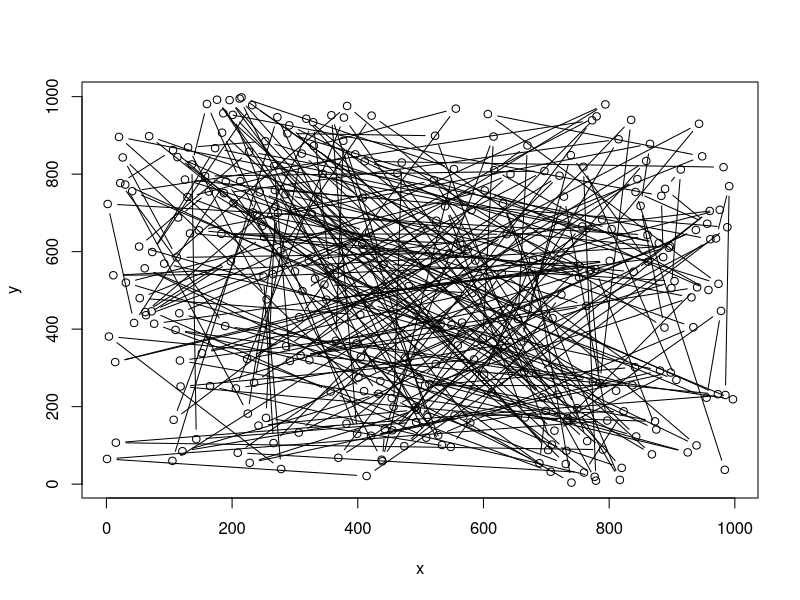

The R script that drew this image: (Note: this script raises an error after producing the figure.)
###########################################
# Description
################

# The Travelling Salesman Problem (TSP) is one of the most intensively studied problems in optimizations research. 

# The problem is formulated as follows:
# Given a list of cities and the pairiwse distances between each city, what is the shortest possible 
# route that connects each city exactly once

# Despite it's easy problem formulation, the TSP is NP-hard and computationally expensive. 
# It is possible that the running time for any algorithm for the TSP increases superpolynomially with the number of cities/nodes

# Here I list several methods which attempt to 'solve' the TSP
# 1) Brutue Forcing - Consider all n! possible routes and choose the one which minimizes the total travelled distance.
# 2) Nearest Neighbour - Beginning with an initial node, iteratively pick the next subsequent node as the node which is closest to the previous node 
# 3) 2 opt - Beginning with an initial route, randomly permute two nodes and accept the new route only if the total distance is minimized 
# 4) Simmulated Anealling - An extension to local descent algorithms with the ability to escape local minima. 
#                           Local minima are escaped through the use of a decaying temperature + acceptance function in which 'worse' solutions are accepted
#                           as intermediary routes with probability roughly proportional to the change in cost function between iterations and 
#                           roughly inversely proportional to the number of iterations  

# Method 1 is compuationally prohibitive for any non-small n and therefore is not considered in this syntax. 
# Method 2 by far offers the quickest solution which reasonably approximates the global solution. However is known to produce local minima.
# Method 3 is a 'greedy' local descent algorithm which iteratively improves the route and will in the long term produce a more optimal solution than method 2
# Method 4 is the slowest, however with the addition of an acceptance function (similar to the Metropolis Hastings Algorithm), has the unique ability to escape local minima.
# Typically method 2 is used to build an iniial framework/route that feeds into more advanced methods. 
# However here I have coded simulated annealing without Nearest Neighbour boosting due to the desire of producing animations that resolve a reasonable solution
# from an initialy poor route choice
 
# Note that in this syntax I have sacrificed some computation speed in order to produce live plot animations of how the route and cost function are changing over time.
# However by updating the plot only once every 0.1 seconds if an improved solution is available, I have greatly reduced the computation burden.
# After running a few microbenchmarks, the bottleneck is in computation of the total distance
#################################################

cities <- 300 
df <- data.frame(x = sample(1000, cities), y = sample(1000, cities))
plot(df, type = 'b')

# Create a reference distance matrix to efficiently calculate the total distance of new candidate routes
dist_mtx <- as.matrix(dist(df))

# Compute the total distance given the ordering of the cities in the path
distance <- function(order){
  total_distance <- 0
  for (i in 1:(length(order)-1)) {
    total_distance <- total_distance + dist[order[i], order[i+1]]
  }
  return(total_distance)
} 
# Evaluation of the distance function takes 0.2 milliseconds for n = 300 cities. Execution takes 0.6 milliseconds without use of a distance matrix 
# This is a bottleneck. Roughly 90% of computation time during each iteration in the while() loop is spent computing total distance

# Create an efficient 2-opt route permutation function. Note compared to other random permutations, 2-opt is incredibly powerful
swap1 <- function(order){
  pos1 <- sample(2:(cities-2), 1)
  pos2 <- sample({1:(cities-1)}[-c(pos1-1, pos1, pos1+1)], 1)
  l <- min(pos1, pos2)
  u <- max(pos1, pos2)
  return(order[c(1:l, u:(l+1), (u+1):cities)])
} # Execution takes 0.016 milliseconds and speed seems mostly independent of n.

# Create the Simulated Annealing acceptance function which returns the the probability of accepting a 'worse' intermediary solution 
accptFun <- function(delE, t) {
  return(1/(1+exp(delE/t)))
}

# Initialization
t = 1e4; order <- 1:cities; E <- distance(order = order); iter <- 1; Error <- c(E)

{
  plot_at_time <- seq(0.1, 15, by = 0.1)
  display_plot <- rep(TRUE, length(plot_at_time))  
  t = 1e4; order <- 1:ncities; E <- distance(order = order); iter <- 1; Error <- c(E); currentTime <- 0
  startTime <- proc.time()["elapsed"]
  wait <- 15
  par(mfrow = c(1,2))
  while(currentTime < wait) {
      newOrder <- swap1(order = order)
      newE <- distance(order = newOrder)
      rand <- runif(1, min = 0, max = 1)
      acpt <- accptFun(newE - E, t)
      currentTime <- proc.time()["elapsed"] - startTime
      if(rand <= acpt | newE < E) {
        delE <- newE - E
        E <- newE
        order <- newOrder
        t <- t * 0.9
        iter <- iter + 1
        Error[iter] = E
        if(display_plot[which.min(abs(currentTime - plot_at_time))]){
          plot(df[order,], type = 'l')
          plot(1:iter, Error, xlab = "Iterations", ylab = "Total Distance", type = "l")
          cat("Iteration: ", iter, ", Time: ", currentTime, "Temperature: ", t, "\n")
          cat("Total Distance: ", E, ", New Total Distance: ", newE, "\n")
          cat("Del E: ", delE, "\n")
          cat("\n\n")
          display_plot[which.min(abs(currentTime["elapsed"] - plot_at_time))] <- FALSE
        }
      }
  }  
    
}

# plot(x,y); lines(df[order,])
